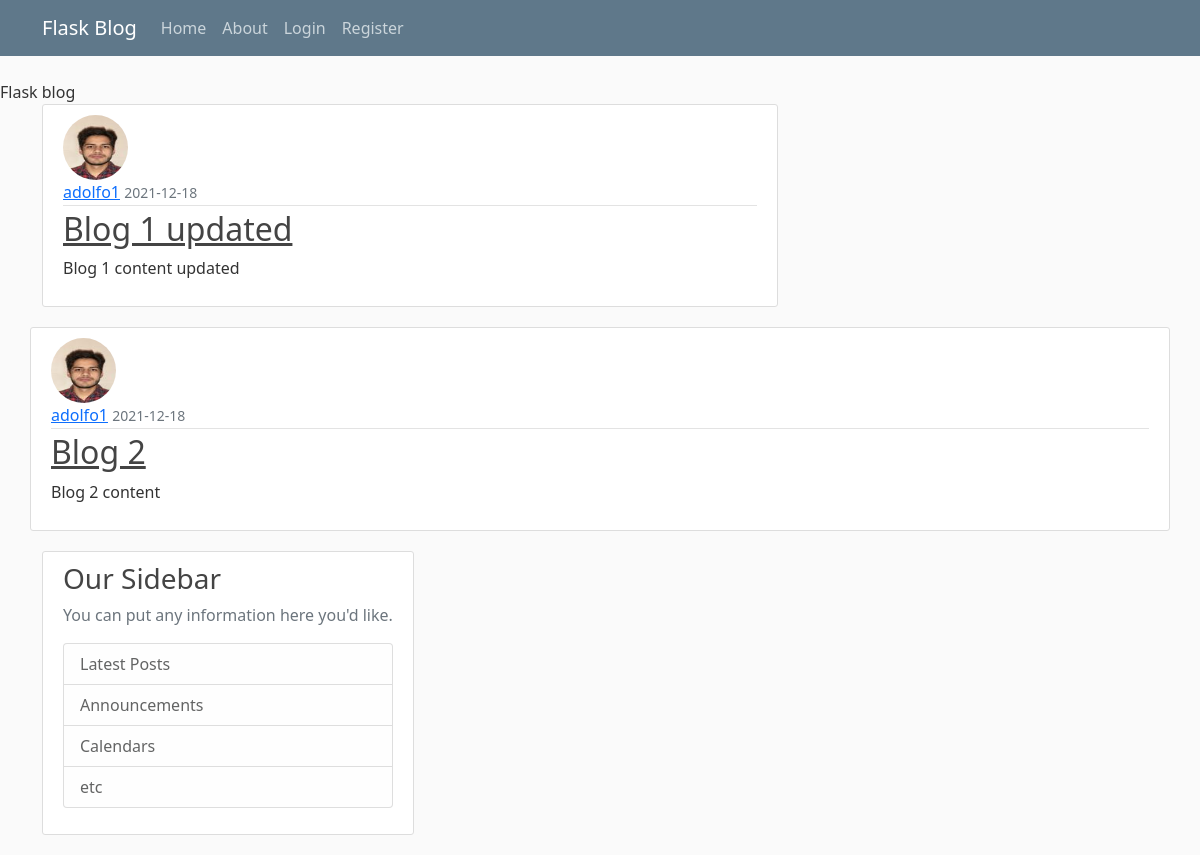
/index, run on the app's committed database.
### practicar/models.py (models this page shows, shortened)
class Post(db.Model):
    id = db.Column(db.Integer, primary_key=True)
    title = db.Column(db.String(100), nullable=False)
    date_posted = db.Column(db.DateTime, nullable=False, default=datetime.utcnow)
    content = db.Column(db.Text, nullable=False)
    user_id = db.Column(db.Integer, db.ForeignKey('user.id'), nullable=False)

class User(db.Model, UserMixin):
    id = db.Column(db.Integer, primary_key=True)
    username = db.Column(db.String(20), unique=True, nullable=False)
    email = db.Column(db.String(120), unique=True, nullable=False)
    image_file = db.Column(db.String(20), nullable=False, default='default.jpg')
    password = db.Column(db.String(60), nullable=False)
    posts = db.relationship('Post', backref='author', lazy=True)

### practicar/routes.py (the view)
@app.route('/')
@app.route('/index')
def indice():
    posts = Post.query.all()
    return render_template('home.html', posts=posts)

### practicar/templates/home.html (shortened to what this page needs)
{% extends "layout.html" %}
{% block content %}
{%for post in posts:%}
<article class="media content-section">
  <img class="rounded-circle article-img" src="{{ url_for('static', filename='Pics/' + post.author.image_file) }}"
  <div class="media-body">
    <div class="article-metadata">
      <a class="mr-2" href="#">{{ post.author.username }}</a>
      <small class="text-muted">{{ post.date_posted.strftime('%Y-%m-%d') }}</small>
    </div>
    <h2><a class="article-title" href=" {{ url_for('post', post_id=post.id) }}">{{ post.title }}</a></h2>
    <p class="article-content">{{ post.content }}</p>
  </div>
{%endfor%}
{% endblock content %}

### practicar/templates/layout.html (shortened to what this page needs)
<!DOCTYPE html>
<html>
<head>
    <link href="https://cdn.jsdelivr.net/npm/bootstrap@5.1.3/dist/css/bootstrap.min.css" rel="stylesheet">
    <link href="{{url_for('static', filename='main.css')}}" rel="stylesheet" type="text/css"
    {%if title%}
    <title>Flask blog - {{title}}</title>
    {%else%}
    <title>Flask blog</title>
    {%endif%}
</head>
<body>
    <header class="site-header">
        <nav class="navbar navbar-expand-md navbar-dark bg-steel fixed-top">
          <div class="container">
            <a class="navbar-brand mr-4" href="/">Flask Blog</a>
            <div class="collapse navbar-collapse" id="navbarToggle">
              <div class="navbar-nav mr-auto">
                <a class="nav-item nav-link" href="{{ url_for('indice') }}">Home</a>
                <a class="nav-item nav-link" href="{{ url_for('about') }}">About</a>
              </div>
              <div class="navbar-nav">
                {% if current_user.is_authenticated %}
                <a class="nav-item nav-link" href="{{ url_for('new_post') }}">Post</a>
                <a class="nav-item nav-link" href="{{ url_for('account') }}">Account</a>
                <a class="nav-item nav-link" href="{{ url_for('logout') }}">Logout</a>
                {% else %}
                  <a class="nav-item nav-link" href="{{ url_for('login') }}">Login</a>
                  <a class="nav-item nav-link" href="{{ url_for('register') }}">Register</a>
                {% endif %}
              </div>
            </div>
          </div>
        </nav>
    </header>
    <main role="main" class="container">
        <div class="row">
          <div class="col-md-8">
            {% block content %}{% endblock %}
          <div class="col-md-4">
            <div class="content-section">
              <h3>Our Sidebar</h3>
              <p class='text-muted'>You can put any information here you'd like.
                <ul class="list-group">
                  <li class="list-group-item list-group-item-light">Latest Posts</li>
                  <li class="list-group-item list-group-item-light">Announcements</li>
                  <li class="list-group-item list-group-item-light">Calendars</li>
                  <li class="list-group-item list-group-item-light">etc</li>
                </ul>
              </p>
            </div>
          </div>
    </main>
</body>
</html>

### practicar/static/main.css (style rules this page uses)
body { background: #fafafa; color: #333333; margin-top: 5rem; }
h1, h2, h3, h4, h5, h6 { color: #444444; }
.bg-steel { background-color: #5f788a; }
.site-header .navbar-nav .nav-link { color: #cbd5db; }
.content-section { background: #ffffff; padding: 10px 20px; border: 1px solid #dddddd; border-radius: 3px; margin-bottom: 20px; }
.article-title { color: #444444; }
.article-content { white-space: pre-line; }
.article-img { height: 65px; width: 65px; margin-right: 16px; }
.article-metadata { padding-bottom: 1px; margin-bottom: 4px; border-bottom: 1px solid #e3e3e3 }

### data on the page
Post: image_file (picture), author.username "adolfo1", date_posted "2021-12-18", title "Blog 1 updated", content "Blog 1 content updated"
Post: image_file (picture), author.username "adolfo1", date_posted "2021-12-18", title "Blog 2", content "Blog 2 content"
